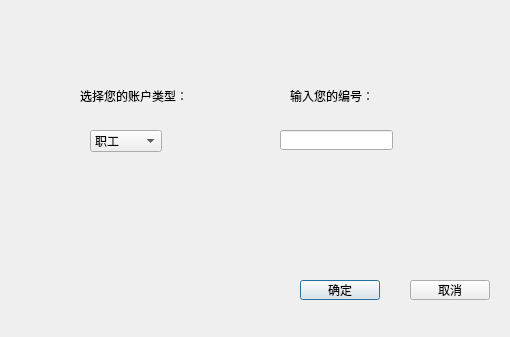
<?xml version="1.0" encoding="UTF-8"?>
<ui version="4.0">
 <class>sign_in</class>
 <widget class="QDialog" name="sign_in">
  <property name="geometry">
   <rect>
    <x>0</x>
    <y>0</y>
    <width>510</width>
    <height>337</height>
   </rect>
  </property>
  <property name="windowTitle">
   <string>登录...</string>
  </property>
  <widget class="QPushButton" name="pushButton">
   <property name="geometry">
    <rect>
     <x>300</x>
     <y>280</y>
     <width>80</width>
     <height>20</height>
    </rect>
   </property>
   <property name="text">
    <string>确定</string>
   </property>
  </widget>
  <widget class="QPushButton" name="pushButton_2">
   <property name="geometry">
    <rect>
     <x>410</x>
     <y>280</y>
     <width>80</width>
     <height>20</height>
    </rect>
   </property>
   <property name="text">
    <string>取消</string>
   </property>
  </widget>
  <widget class="QLabel" name="label">
   <property name="geometry">
    <rect>
     <x>290</x>
     <y>80</y>
     <width>121</width>
     <height>31</height>
    </rect>
   </property>
   <property name="text">
    <string>输入您的编号：</string>
   </property>
  </widget>
  <widget class="QLabel" name="label_2">
   <property name="geometry">
    <rect>
     <x>80</x>
     <y>80</y>
     <width>141</width>
     <height>31</height>
    </rect>
   </property>
   <property name="text">
    <string>选择您的账户类型：</string>
   </property>
  </widget>
  <widget class="QComboBox" name="comboBox">
   <property name="geometry">
    <rect>
     <x>90</x>
     <y>130</y>
     <width>72</width>
     <height>22</height>
    </rect>
   </property>
   <item>
    <property name="text">
     <string>职工</string>
    </property>
   </item>
   <item>
    <property name="text">
     <string>管理员</string>
    </property>
   </item>
  </widget>
  <widget class="QLineEdit" name="lineEdit">
   <property name="geometry">
    <rect>
     <x>280</x>
     <y>130</y>
     <width>113</width>
     <height>20</height>
    </rect>
   </property>
  </widget>
 </widget>
 <resources/>
 <connections/>
</ui>
